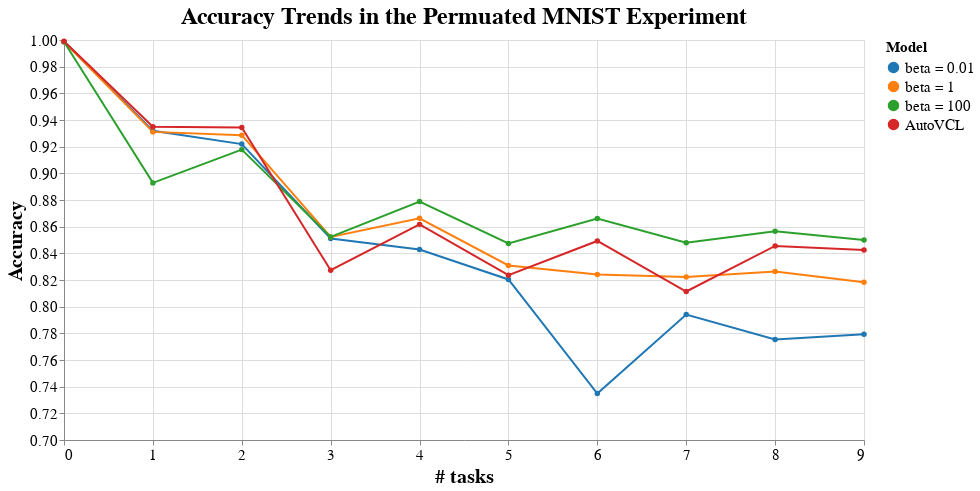

Notebook code cell kept with this figure:
### Code cell
plot_trends([mixed_trends_1, mixed_trends_2, mixed_trends_3, mixed_trends_4])

### Figure 1 — Vega-Lite specification as saved in the notebook (floating-point values rounded to 4 significant figures)
{"config": {"view": {"continuousWidth": 400, "continuousHeight": 300}, "axis": {"labelFontSize": 15, "titleFontSize": 20}, "legend": {"labelFontSize": 15, "titleFontSize": 15}, "title": {"fontSize": 24}}, "data": {"name": "data-0995d372d61c2822dcbd9ccab4ba948b"}, "mark": {"type": "line", "point": true}, "encoding": {"color": {"field": "Series", "legend": {"title": "Model"}, "scale": {"scheme": "category10"}, "sort": ["beta = 0.01", "beta = 1", "beta = 100", "AutoVCL"], "type": "nominal"}, "tooltip": [{"field": "# of tasks", "type": "quantitative"}, {"field": "Values", "type": "quantitative"}, {"field": "Series", "type": "nominal"}], "x": {"axis": {"values": [0, 1, 2, 3, 4, 5, 6, 7, 8, 9]}, "field": "# of tasks", "title": "# tasks", "type": "quantitative"}, "y": {"field": "Values", "scale": {"domain": [0.7, 1]}, "title": "Accuracy", "type": "quantitative"}}, "height": 400, "title": "Accuracy Trends in the Permuated MNIST Experiment", "width": 800, "$schema": "https://vega.github.io/schema/vega-lite/v4.17.0.json", "datasets": {"data-0995d372d61c2822dcbd9ccab4ba948b": [{"# of tasks": 0, "Series": "beta = 0.01", "Values": 0.9987}, {"# of tasks": 1, "Series": "beta = 0.01", "Values": 0.9319}, {"# of tasks": 2, "Series": "beta = 0.01", "Values": 0.9219}, {"# of tasks": 3, "Series": "beta = 0.01", "Values": 0.8511}, {"# of tasks": 4, "Series": "beta = 0.01", "Values": 0.8429}, {"# of tasks": 5, "Series": "beta = 0.01", "Values": 0.8204}, {"# of tasks": 6, "Series": "beta = 0.01", "Values": 0.7349}, {"# of tasks": 7, "Series": "beta = 0.01", "Values": 0.7941}, {"# of tasks": 8, "Series": "beta = 0.01", "Values": 0.7754}, {"# of tasks": 9, "Series": "beta = 0.01", "Values": 0.7794}, {"# of tasks": 0, "Series": "beta = 1", "Values": 0.9987}, {"# of tasks": 1, "Series": "beta = 1", "Values": 0.9311}, {"# of tasks": 2, "Series": "beta = 1", "Values": 0.9286}, {"# of tasks": 3, "Series": "beta = 1", "Values": 0.8523}, {"# of tasks": 4, "Series": "beta = 1", "Values": 0.8663}, {"# of tasks": 5, "Series": "beta = 1", "Values": 0.8309}, {"# of tasks": 6, "Series": "beta = 1", "Values": 0.8241}, {"# of tasks": 7, "Series": "beta = 1", "Values": 0.8222}, {"# of tasks": 8, "Series": "beta = 1", "Values": 0.8264}, {"# of tasks": 9, "Series": "beta = 1", "Values": 0.8183}, {"# of tasks": 0, "Series": "beta = 100", "Values": 0.9987}, {"# of tasks": 1, "Series": "beta = 100", "Values": 0.8928}, {"# of tasks": 2, "Series": "beta = 100", "Values": 0.9178}, {"# of tasks": 3, "Series": "beta = 100", "Values": 0.8523}, {"# of tasks": 4, "Series": "beta = 100", "Values": 0.8789}, {"# of tasks": 5, "Series": "beta = 100", "Values": 0.8474}, {"# of tasks": 6, "Series": "beta = 100", "Values": 0.8662}, {"# of tasks": 7, "Series": "beta = 100", "Values": 0.8479}, {"# of tasks": 8, "Series": "beta = 100", "Values": 0.8565}, {"# of tasks": 9, "Series": "beta = 100", "Values": 0.85}, {"# of tasks": 0, "Series": "AutoVCL", "Values": 0.9991}, {"# of tasks": 1, "Series": "AutoVCL", "Values": 0.935}, {"# of tasks": 2, "Series": "AutoVCL", "Values": 0.9343}, {"# of tasks": 3, "Series": "AutoVCL", "Values": 0.8274}, {"# of tasks": 4, "Series": "AutoVCL", "Values": 0.8617}, {"# of tasks": 5, "Series": "AutoVCL", "Values": 0.8236}, {"# of tasks": 6, "Series": "AutoVCL", "Values": 0.8493}, {"# of tasks": 7, "Series": "AutoVCL", "Values": 0.8114}, {"# of tasks": 8, "Series": "AutoVCL", "Values": 0.8456}, {"# of tasks": 9, "Series": "AutoVCL", "Values": 0.8424}]}}
